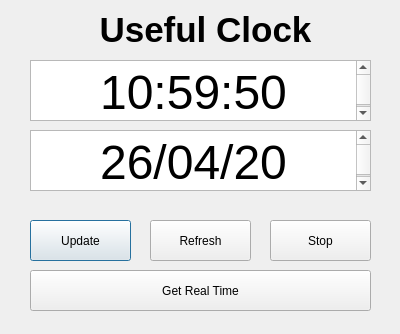
<?xml version="1.0" encoding="UTF-8"?>
<ui version="4.0">
 <class>Dialog</class>
 <widget class="QDialog" name="Dialog">
  <property name="geometry">
   <rect>
    <x>0</x>
    <y>0</y>
    <width>400</width>
    <height>334</height>
   </rect>
  </property>
  <property name="windowTitle">
   <string>Dialog</string>
  </property>
  <widget class="QTextEdit" name="textEdit">
   <property name="geometry">
    <rect>
     <x>30</x>
     <y>60</y>
     <width>341</width>
     <height>61</height>
    </rect>
   </property>
   <property name="html">
    <string>&lt;!DOCTYPE HTML PUBLIC &quot;-//W3C//DTD HTML 4.0//EN&quot; &quot;http://www.w3.org/TR/REC-html40/strict.dtd&quot;&gt;
&lt;html&gt;&lt;head&gt;&lt;meta name=&quot;qrichtext&quot; content=&quot;1&quot; /&gt;&lt;style type=&quot;text/css&quot;&gt;
p, li { white-space: pre-wrap; }
&lt;/style&gt;&lt;/head&gt;&lt;body style=&quot; font-family:'MS Shell Dlg 2'; font-size:8.25pt; font-weight:400; font-style:normal;&quot;&gt;
&lt;p align=&quot;center&quot; style=&quot; margin-top:0px; margin-bottom:0px; margin-left:0px; margin-right:0px; -qt-block-indent:0; text-indent:0px;&quot;&gt;&lt;span style=&quot; font-size:36pt;&quot;&gt;10:59:50&lt;/span&gt;&lt;/p&gt;&lt;/body&gt;&lt;/html&gt;</string>
   </property>
  </widget>
  <widget class="QTextEdit" name="textEdit_2">
   <property name="geometry">
    <rect>
     <x>30</x>
     <y>130</y>
     <width>341</width>
     <height>61</height>
    </rect>
   </property>
   <property name="html">
    <string>&lt;!DOCTYPE HTML PUBLIC &quot;-//W3C//DTD HTML 4.0//EN&quot; &quot;http://www.w3.org/TR/REC-html40/strict.dtd&quot;&gt;
&lt;html&gt;&lt;head&gt;&lt;meta name=&quot;qrichtext&quot; content=&quot;1&quot; /&gt;&lt;style type=&quot;text/css&quot;&gt;
p, li { white-space: pre-wrap; }
&lt;/style&gt;&lt;/head&gt;&lt;body style=&quot; font-family:'MS Shell Dlg 2'; font-size:8.25pt; font-weight:400; font-style:normal;&quot;&gt;
&lt;p align=&quot;center&quot; style=&quot; margin-top:0px; margin-bottom:0px; margin-left:0px; margin-right:0px; -qt-block-indent:0; text-indent:0px;&quot;&gt;&lt;span style=&quot; font-size:36pt;&quot;&gt;26/04/20&lt;/span&gt;&lt;/p&gt;&lt;/body&gt;&lt;/html&gt;</string>
   </property>
  </widget>
  <widget class="QPushButton" name="pushButton_2">
   <property name="geometry">
    <rect>
     <x>30</x>
     <y>220</y>
     <width>101</width>
     <height>41</height>
    </rect>
   </property>
   <property name="text">
    <string>Update</string>
   </property>
  </widget>
  <widget class="QPushButton" name="pushButton_3">
   <property name="geometry">
    <rect>
     <x>150</x>
     <y>220</y>
     <width>101</width>
     <height>41</height>
    </rect>
   </property>
   <property name="text">
    <string>Refresh</string>
   </property>
  </widget>
  <widget class="QPushButton" name="pushButton_4">
   <property name="geometry">
    <rect>
     <x>270</x>
     <y>220</y>
     <width>101</width>
     <height>41</height>
    </rect>
   </property>
   <property name="text">
    <string>Stop</string>
   </property>
  </widget>
  <widget class="QPushButton" name="pushButton_5">
   <property name="geometry">
    <rect>
     <x>30</x>
     <y>270</y>
     <width>341</width>
     <height>41</height>
    </rect>
   </property>
   <property name="text">
    <string>Get Real Time</string>
   </property>
  </widget>
  <widget class="QLabel" name="label">
   <property name="geometry">
    <rect>
     <x>40</x>
     <y>9</y>
     <width>331</width>
     <height>41</height>
    </rect>
   </property>
   <property name="sizePolicy">
    <sizepolicy hsizetype="Preferred" vsizetype="Preferred">
     <horstretch>0</horstretch>
     <verstretch>0</verstretch>
    </sizepolicy>
   </property>
   <property name="font">
    <font>
     <pointsize>26</pointsize>
     <weight>75</weight>
     <bold>true</bold>
     <underline>false</underline>
    </font>
   </property>
   <property name="layoutDirection">
    <enum>Qt::LeftToRight</enum>
   </property>
   <property name="text">
    <string>Useful Clock</string>
   </property>
   <property name="alignment">
    <set>Qt::AlignCenter</set>
   </property>
  </widget>
 </widget>
 <resources/>
 <connections/>
</ui>
